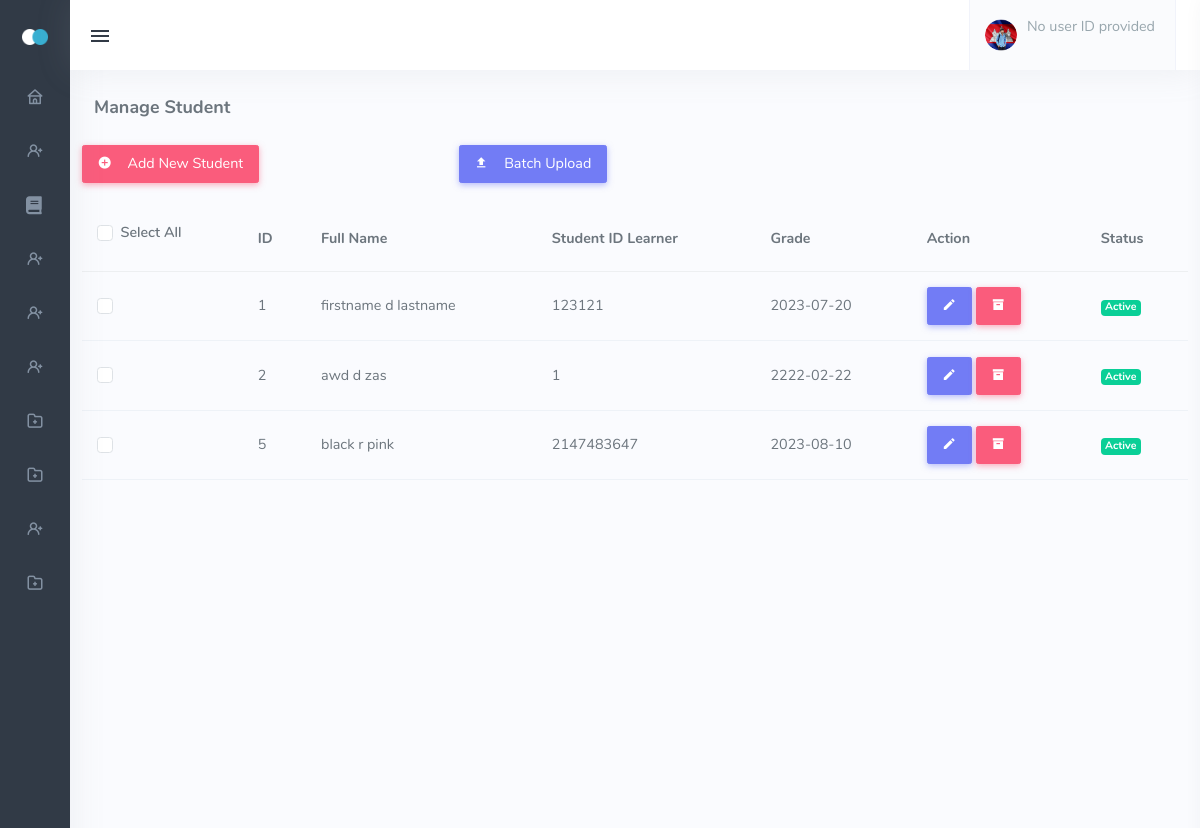
Screenshot of /admin_student.php with the database file from the repository.
### tables this page shows
CREATE TABLE `tbl_learner` (
  `learner_id` int(11) NOT NULL,
  `lrn` int(11) NOT NULL,
  `user_id` int(11) NOT NULL,
  `guardian_info_id` int(11) NOT NULL,
  `guardian_contact_id` int(11) NOT NULL,
  `address_id` int(11) NOT NULL,
  `level_id` int(11) NOT NULL,
  `status_id` int(11) NOT NULL,
  `account_id` int(11) NOT NULL,
  `usercredentials_id` int(11) NOT NULL
);

CREATE TABLE `tbl_userinfo` (
  `user_id` int(11) NOT NULL,
  `firstname` varchar(244) NOT NULL,
  `middlename` varchar(244) NOT NULL,
  `lastname` varchar(244) NOT NULL,
  `birthday` date NOT NULL,
  `gender` varchar(244) NOT NULL
);

CREATE TABLE `tbl_learner_id` (
  `learner_id` int(11) NOT NULL,
  `lrn` int(11) NOT NULL
);

### admin_student.php (the view, shortened to what this page needs)
<!DOCTYPE html>
<html lang="en" class="menuitem-active"><head>
    <link href="assets/css/icons.min.css" rel="stylesheet" type="text/css">
    <link href="assets/css/app.min.css" rel="stylesheet" type="text/css" id="light-style">
    <link href="assets/css/app-dark.min.css" rel="stylesheet" type="text/css" id="dark-style" disabled="disabled">
    <link rel="stylesheet" href="https://cdnjs.cloudflare.com/ajax/libs/font-awesome/5.15.3/css/all.min.css">
    <link href="assets/css/vendor/quill.core.css" rel="stylesheet" type="text/css" />
    <link href="assets/css/vendor/quill.snow.css" rel="stylesheet" type="text/css" />
</head>
<body class="show" data-layout-config="{&quot;leftSideBarTheme&quot;:&quot;dark&quot;,&quot;layoutBoxed&quot;:false, &quot;leftSidebarCondensed&quot;:false, &quot;leftSidebarScrollable&quot;:false,&quot;darkMode&quot;:false, &quot;showRightSidebarOnStart&quot;: true}" data-leftbar-theme="dark" data-leftbar-compact-mode="condensed" style="visibility: visible;">
    <div class="wrapper">
        <div class="leftside-menu menuitem-active">
            <a href="index.html" class="logo text-center logo-light">
                <span class="logo-sm">
                    <img src="assets/images/logo_sm.png" alt="" height="16">
                </span>
            </a>
            <div class="h-100 show" id="leftside-menu-container" data-simplebar="init"><div class="simplebar-wrapper" style="margin: 0px;"><div class="simplebar-height-auto-observer-wrapper"><div class="simplebar-height-auto-observer"></div></div><div class="simplebar-mask"><div class="simplebar-offset" style="right: 0px; bottom: 0px;"><div class="simplebar-content-wrapper" style="height: 100%; overflow: hidden;"><div class="simplebar-content" style="padding: 0px;">
                <ul class="side-nav">
<li class="side-nav-item">
    <a href="admin_dashboard.php" class="side-nav-link">
        <i class="uil-home"></i>
    </a>
</li>
<li class="side-nav-item">
    <a data-bs-toggle="collapse" href="#sidebarDashboards" aria-expanded="false"
        aria-controls="sidebarDashboards" class="side-nav-link collapsed">
        <i class="uil-user-plus"></i>
    </a>
</li>
<li class="side-nav-item">
    <a href="admin_manage_lesson.php" class="side-nav-link">
        <i class="fa fa-book"></i>
    </a>
</li>
<li class="side-nav-item">
    <a data-bs-toggle="collapse" href="#sidebarDashboardsLessons"
        aria-expanded="false" aria-controls="sidebarDashboards"
        class="side-nav-link collapsed">
        <i class="uil-user-plus"></i>
    </a>
</li>
<li class="side-nav-item">
    <a data-bs-toggle="collapse" href="#sidebarquiz"
        aria-expanded="false" aria-controls="sidebarquiz"
        class="side-nav-link collapsed">
        <i class="uil-user-plus"></i>
    </a>
</li>
<li class="side-nav-item">
    <a href="admin_assign_lesson_to_teacher.php " class="side-nav-link">
        <i class="uil-user-plus"></i>
    </a>
</li>
<li class="side-nav-item">
    <a data-bs-toggle="collapse" href="#sidebarclass" aria-expanded="false"
        aria-controls="sidebarclass" class="side-nav-link">
        <i class="uil-folder-plus"></i>
    </a>
</li>
<li class="side-nav-item">
    <a data-bs-toggle="collapse" href="#sidebarArea" aria-expanded="false"
        aria-controls="sidebarArea" class="side-nav-link">
        <i class="uil-folder-plus"></i>
    </a>
</li>
<li class="side-nav-item">
    <a href="#" class="side-nav-link">
        <i class="uil-user-plus"></i>
    </a>
</li>
<li class="side-nav-item">
    <a data-bs-toggle="collapse" href="#sidebarEmail" aria-expanded="false"
        aria-controls="sidebarEmail" class="side-nav-link">
        <i class="uil-folder-plus"></i>
    </a>
</li>
</ul>
            </div></div></div></div><div class="simplebar-placeholder" style="width: 70px; height: 1150px;"></div></div></div>
        </div>
        <div class="content-page">
            <div class="content">
                    <div class="navbar-custom">
                    <ul class="list-unstyled topbar-menu float-end mb-0">
                        <li class="dropdown notification-list">
                            <a class="nav-link dropdown-toggle nav-user arrow-none me-0" data-bs-toggle="dropdown"
                                href="#" role="button" aria-haspopup="false" aria-expanded="false">
                                <span class="account-user-avatar">
                                    <img src="assets/images/users/avatar-1.jpg" alt="user-image" class="rounded-circle">
                                </span>
                                <span>
                                    <?php
                                    include 'dbcon.php';
                                    if (isset($_SESSION['user_id'])) {
                                        $user_id = $_SESSION['user_id'];
                                        $sql = "SELECT tbl_userinfo.user_id, tbl_userinfo.firstname, tbl_userinfo.middlename, tbl_userinfo.lastname, tbl_user_level.level
                                                    FROM tbl_admin
                                                    JOIN tbl_userinfo ON tbl_admin.user_id = tbl_userinfo.user_id
                                                    JOIN tbl_user_level ON tbl_admin.level_id = tbl_user_level.level_id
                                                    WHERE tbl_user_level.level = 'ADMIN' AND tbl_userinfo.user_id = '$user_id'
                                                    LIMIT 1;";
                                        $result = mysqli_query($conn, $sql);
                                        if ($result && mysqli_num_rows($result) > 0) {
                                            $row = mysqli_fetch_assoc($result);
                                            ?>
                                            <span class="account-user-name"><?php echo $row['firstname'] . ' ' . $row['lastname'] . ' ' . $row['lastname']; ?></span>
                                            <span class="account-position"><?php echo $row['level']; ?></span>
                                            <?php
                                        } else {
                                            echo "No records found in tbl_admin";
                                        }
                                    } else {
                                        echo "No user ID provided";
                                    }
                                    ?>
                                </span>
                            </a>
                        </li>
                    </ul>
                    <button class="button-menu-mobile open-left">
                        <i class="mdi mdi-menu"></i>
                    </button>
                </div>
                 <div class="container-fluid">
                    <div class="row">
                        <div class="col-12">
                            <div class="page-title-box">
                                <h4 class="page-title">Manage Student</h4>
                            </div>
                        </div>
                    </div>
                </div>
            </div>
            <table id="basic-datatable" class="table table-centered mb-0">
  <div class="row mb-2">
    <div class="col-sm-4">
        <a href="admin_add_Student_acc.php" class="btn btn-danger mb-2"><i class="mdi mdi-plus-circle me-2"></i> Add New Student</a>
    </div>
    <div class="col-sm-4">
        <a href="#" class="btn btn-primary mb-2" data-bs-toggle="modal" data-bs-target="#batchUploadModal"><i class="mdi mdi-upload me-2"></i> Batch Upload</a>
    </div>
</div>
                <thead>
                    <tr>
                        <th class="">
                            <div class="form-check form-checkbox-success mb-2">
                                <input type="checkbox" class="form-check-input" id="customCheckAll">
                                <label class="form-check-label" for="customCheckAll">Select All</label>
                            </div>
                        </th>
                        <th>ID</th>
                        <th>Full Name</th>
                        <th>Student ID Learner</th>
                        <th>Grade</th>
                        <th>Action</th>
                        <th>Status</th>
                    </tr>
                </thead>
                <tbody>
                <?php
                include "dbcon.php";
                $sql = "SELECT tbl_userinfo.user_id, tbl_learner.learner_id, tbl_learner.level_id, tbl_user_level.level, tbl_userinfo.firstname,
                            tbl_userinfo.middlename, tbl_userinfo.lastname, tbl_userinfo.birthday, tbl_user_status.status,
                            tbl_learner_id.lrn
                        FROM tbl_learner
                        JOIN tbl_user_level ON tbl_learner.level_id = tbl_user_level.level_id
                        JOIN tbl_userinfo ON tbl_learner.user_id = tbl_userinfo.user_id
                        JOIN tbl_learner_id ON tbl_learner.learner_id = tbl_learner_id.learner_id
                        JOIN tbl_user_status ON tbl_learner.status_id = tbl_user_status.status_id
                        WHERE tbl_user_level.level = 'LEARNER' AND tbl_user_status.status = 1";
                $result = mysqli_query($conn, $sql);
                if ($result && mysqli_num_rows($result) > 0) {
                    while ($row = mysqli_fetch_assoc($result)) {
                        ?>
                        <tr>
                            <td>
                                <div class="form-check form-checkbox-success">
                                    <input type="checkbox" class="form-check-input customCheckbox" id="customCheckcolor2">
                                </div>
                            </td>
                            <td><?php echo $row['learner_id']; ?></td>
                            <td><?php echo $row['firstname'] . ' ' . $row['middlename'] . ' ' . $row['lastname']; ?></td>
                            <td><?php echo $row['lrn']; ?></td>
                            <td><?php echo $row['birthday']; ?></td>
                            <td>
                            <a href="admin_edit_student_acc.php?user_id=<?php echo $row['user_id'] ?>">
                                <button type="button" class="btn btn-primary"><i class="mdi mdi-pencil"></i> </button>
                            </a>
                            <a href="admin_student_deactivate.php?learner_id=<?php echo $row['learner_id'] ?>" class="decline">
                                <button type="button" class="btn btn-danger"><i class="mdi mdi-archive"></i> </button>
                            </a>
                            </td>
                            <td>
                                <?php
                                if ($row['status'] == 1) {
                                    echo '<span class="badge bg-success">Active</span>';
                                } else {
                                    echo '<span class="badge bg-success">Inactive</span>';
                                }
                                ?>
                            </td>
                        </tr>
                        <?php
                    }
                } else {
                    echo "<tr><td colspan='6'>No records found</td></tr>";
                }
                ?>
                </tbody>
            </table>
</body></html>

### rows the page displays
tbl_learner: learner_id "1", user.firstname "firstname", user.middlename "d", user.lastname "lastname", tbl_learner_id.lrn "123121", user.birthday "2023-07-20"
tbl_learner: learner_id "2", user.firstname "awd", user.middlename "d", user.lastname "zas", tbl_learner_id.lrn "1", user.birthday "2222-02-22"
tbl_learner: learner_id "5", user.firstname "black", user.middlename "r", user.lastname "pink", tbl_learner_id.lrn "2147483647", user.birthday "2023-08-10"
